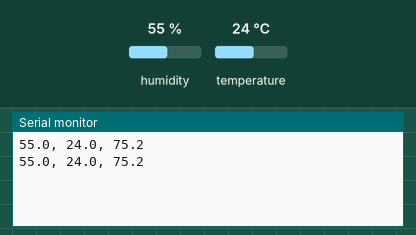
Simulated run of this sketch. Board: Arduino Uno, built with avr-gcc and run on an emulated ATmega328P. On the bench: the last lines printed to the serial monitor. The test bench sets the inputs (shaded band); at power-on: humidity 55 %, temperature 24 °C.

Above: at 4.8 s.
4.9 s: humidity set to 22 %
At 7.2 s:
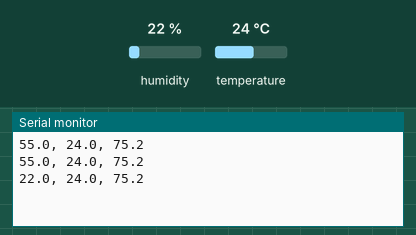
7.9 s: temperature set to 12 °C
At 9.0 s:
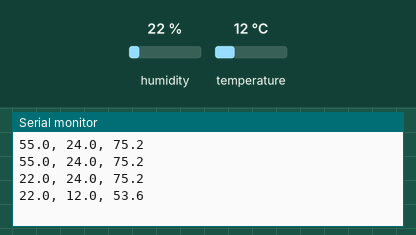
10.9 s: humidity set to 40 %
At 12.4 s:
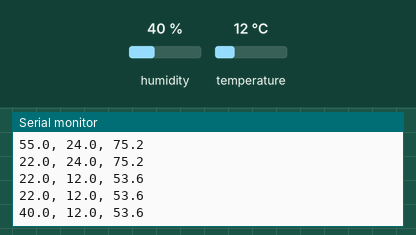
Timing chart, 0 to 13.9 s (numbered marks = the images above; inputs shaded):
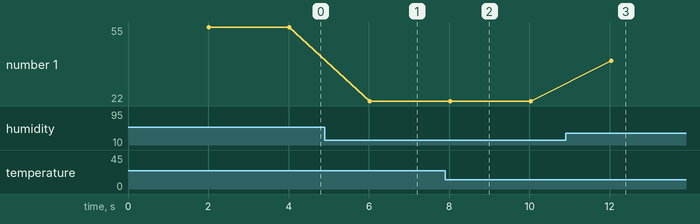

The sketch:

realplot_temp_hun.ino
```cpp
#include <DHT.h>

DHT dht;

void setup() {
  // put your setup code here, to run once:
  Serial.begin(9600);
  //Serial.println("Status\tHumidity (%)\tTemperature (C)\t(F)");
  dht.setup(2);
}

void loop() {
  // put your main code here, to run repeatedly:
  delay(dht.getMinimumSamplingPeriod());
  float hum = dht.getHumidity();
  float temp = dht.getTemperature();
  //Serial.print(dht.getStatusString());
  //Serial.print();
  Serial.print(hum,1);
  Serial.print(", ");
  Serial.print(temp,1);
  Serial.print(", ");
  Serial.println(dht.toFahrenheit(temp),1);
}
```

Measured:
- after the input at 4.9 s, the serial monitor: prints a new line after 1.1 s (image 1)
- after the input at 7.9 s, the serial monitor: prints a new line after 0.12 s (image 2)
- after the input at 10.9 s, the serial monitor: prints a new line after 1.1 s (image 3)
- plotted number 1: 55 → 22 after the input at 4.9 s, 22 → 40 after the input at 10.9 s
